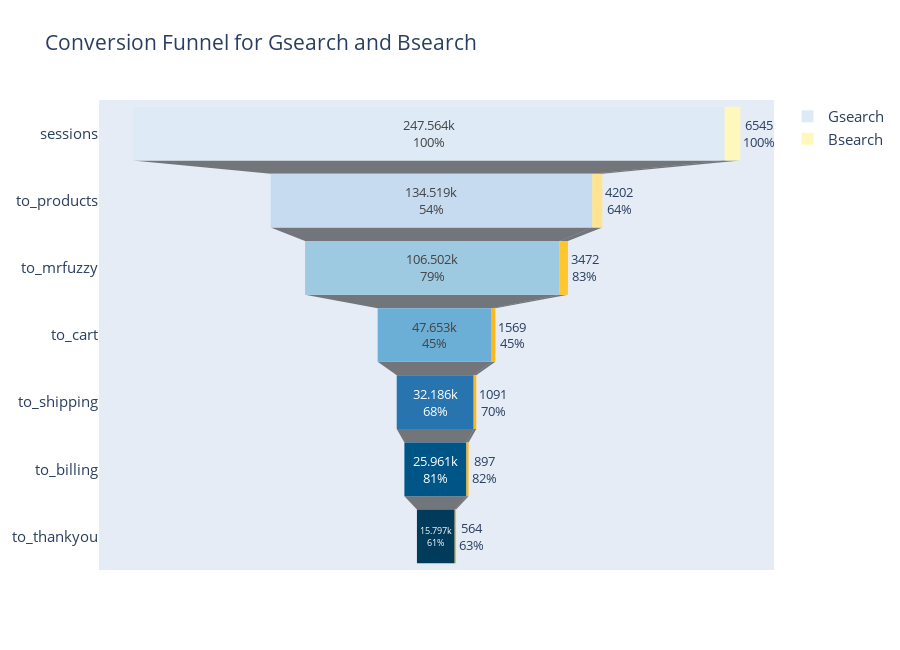

Here is the notebook cell this chart was saved with:
### Code cell
fig = go.Figure()

fig.add_trace(go.Funnel(
    name = 'Gsearch',
    orientation = "h",
    y = ["sessions", "to_products", "to_mrfuzzy", "to_cart","to_shipping", "to_billing", "to_thankyou"],
    x = [247564, 134519, 106502, 47653, 32186, 25961, 15797],
    textposition = "inside",
    marker = {"color":  ['rgb(222,235,247)', 'rgb(198,219,239)', 'rgb(158,202,225)', 'rgb(107,174,214)', 'rgb(39,116,174)', 'rgb(0,85,135)', 'rgb(0,59,92)']},
    textinfo = "value+percent previous",textfont_size=13))

fig.add_trace(go.Funnel(
    name = 'Bsearch',
    y = ["sessions", "to_products", "to_mrfuzzy", "to_cart","to_shipping", "to_billing", "to_thankyou"],
    x = [6545,4202,3472,1569,1091,897,564],
    marker = {"color":  ['rgb(255,247,188)', 'rgb(254,227,145)', 'rgb(255,199,44)', 'rgb(255,184,28)', 'rgb(255,184,28)', 'rgb(255,184,28)', 'rgb(255,184,28)']},
    textinfo = "value+percent previous",textfont_size=13))

fig.update_layout( height=650, width=900, 
                  title_text="Conversion Funnel for Gsearch and Bsearch",
                 font_size=15)
fig.show()

### Figure 1 — Plotly figure (JSON) as saved in the notebook; plotly's stock layout.template omitted (floating-point values rounded to 4 significant figures)
{"data": [{"marker": {"color": ["rgb(222,235,247)", "rgb(198,219,239)", "rgb(158,202,225)", "rgb(107,174,214)", "rgb(39,116,174)", "rgb(0,85,135)", "rgb(0,59,92)"]}, "name": "Gsearch", "orientation": "h", "textfont": {"size": 13}, "textinfo": "value+percent previous", "textposition": "inside", "type": "funnel", "x": [247564, 134519, 106502, 47653, 32186, 25961, 15797], "y": ["sessions", "to_products", "to_mrfuzzy", "to_cart", "to_shipping", "to_billing", "to_thankyou"]}, {"marker": {"color": ["rgb(255,247,188)", "rgb(254,227,145)", "rgb(255,199,44)", "rgb(255,184,28)", "rgb(255,184,28)", "rgb(255,184,28)", "rgb(255,184,28)"]}, "name": "Bsearch", "textfont": {"size": 13}, "textinfo": "value+percent previous", "type": "funnel", "x": [6545, 4202, 3472, 1569, 1091, 897, 564], "y": ["sessions", "to_products", "to_mrfuzzy", "to_cart", "to_shipping", "to_billing", "to_thankyou"]}], "layout": {"font": {"size": 15}, "height": 650, "paper_bgcolor": "#fff", "title": {"text": "Conversion Funnel for Gsearch and Bsearch"}, "width": 900}}
